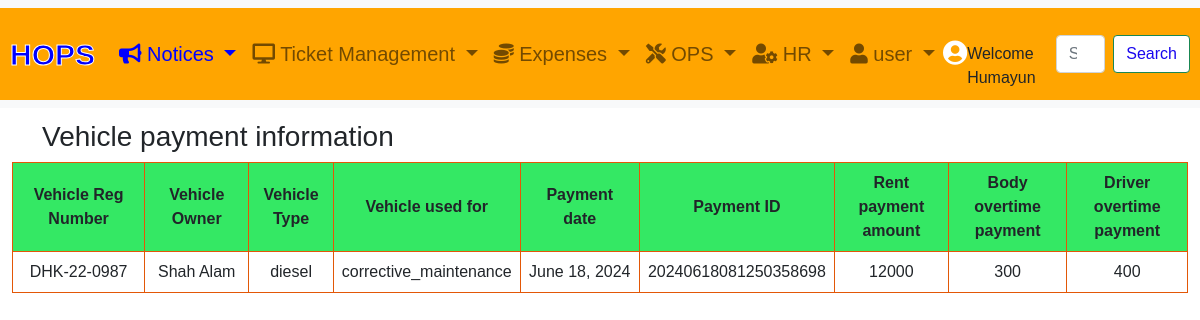
Page /vehicle/view_vehicle_payment/ (signed in) on the earlier database version.
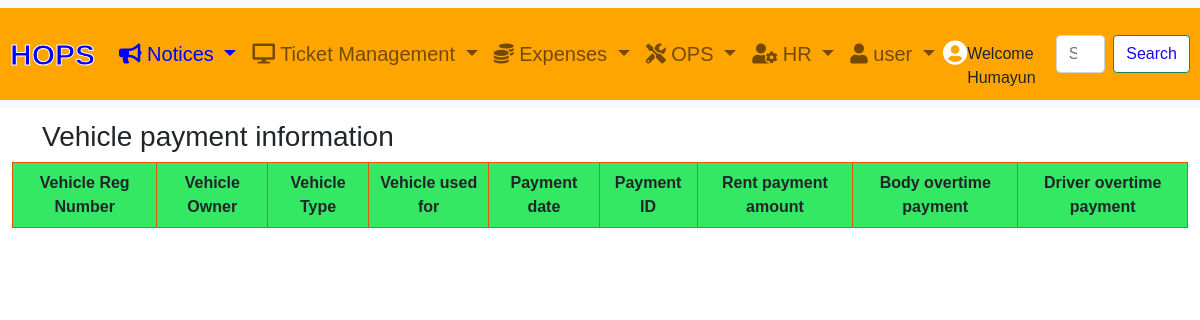
Same page on the later database version.
### vehicle/models.py (models this page shows, shortened)
class VehicleRentalCost(models.Model):
    region = models.CharField(max_length=100,choices=REGION_CHOICES,null=True,blank=True)
    zone = models.CharField(max_length=100,choices=ZONE_CHOICES,null=True,blank=True)
    mp = models.CharField(max_length=100,choices=MP_CHOICES,null=True,blank=True)
    vehicle_rent_paid_id = models.CharField(max_length=50, default='None')
    vehicle_rent_paid = models.CharField(max_length=50, default='None')
    vehicle_body_overtime_paid = models.CharField(max_length=50, default='None')
    vehicle_driver_overtime_paid = models.CharField(max_length=50, default='None')
    vehicle = models.ForeignKey(AddVehicleInfo, related_name='vehiclerent_info', on_delete=models.CASCADE)
    comments = models.TextField(max_length=50, default='None')
    created_at = models.DateField(default=timezone.now)

class AddVehicleInfo(models.Model):
    region = models.CharField(max_length=100,choices=REGION_CHOICES,null=True,blank=True)
    zone = models.CharField(max_length=100,choices=ZONE_CHOICES,null=True,blank=True)
    mp = models.CharField(max_length=100,choices=MP_CHOICES,null=True,blank=True)
    vehicle_id = models.CharField(max_length=50, default='None')
    vehicle_add_requester = models.ForeignKey(Customer, related_name='vehicle_add_user', on_delete=models.CASCADE)
    vehicle_owner_name= models.CharField(max_length=50, default='None')
    vehilce_owner_mobile_number = models.CharField(max_length=50, default='None')
    vehicle_owner_address = models.TextField(default='None')
    vehicle_owner_company_name = models.CharField(max_length=50, default='None')
    vehicle_reg_number = models.CharField(max_length=50, default='None')
    vehicle_kilometer_commit_per_liter = models.DecimalField(max_digits=10, decimal_places=2,null=True, blank=True)
    vehicle_money_commit_per_kilometer = models.DecimalField(max_digits=10, decimal_places=2,null=True, blank=True)
    vehicle_body_overtime_rate = models.DecimalField(max_digits=10, decimal_places=2,null=True, blank=True)
    vehicle_driver_overtime_rate = models.DecimalField(max_digits=10, decimal_places=2,null=True, blank=True)
    vehicle_joining_date = models.DateField(default=timezone.now)
    vehicle_cancel_date = models.DateField(null=True, blank=True, default=None)
    vehicle_supporting_documents = models.FileField(upload_to='vehicle_supporting_documents/', null=True, blank=True)
    vehicle_fuel_type_choices=[
        ('diesel','diesel'),
        ('octane', 'octane'),
        ('cng','cng'),
        ('taka','taka'),
    ]
    vehicle_fuel_type = models.CharField(max_length=50, choices=vehicle_fuel_type_choices, default='None')
    vehicle_fuel_unit_price = models.DecimalField(max_digits=10, decimal_places=2,null=True, blank=True)
    vehicle_brand_choices=[
        ('toyota_pickup_single','toyota_pickup_single'),
        ('nissan_pickup_single', 'nissan_pickup_single'),
        ('tata_pickup_single','tata_pickup_single'),
        ('toyota_pickup_double','toyota_pickup_double'),
        ('nissan_pickup_double', 'nissan_pickup_double'),
        ('tata_pickup_double','tata_pickup_double'),
        ('toyota_private_car','toyota_private_car'),
        ('toyota_microbus','toyota_microbus'),
        ('others','others')
    ]
    vehicle_brand_name = models.CharField(max_length=50, choices= vehicle_brand_choices,default='None')
    rental_category_choices =[
        ('monthly','monthly'),
        ('daily','daily')
    ]
    vehicle_rental_category = models.CharField(max_length=50, choices=rental_category_choices, default='None')
    vehicle_rental_type_choices=[
        ('permanent','permanent'),
        ('adhoc','adhoc')
    ]
    vehicle_rental_type = models.CharField(max_length=50, choices=vehicle_rental_type_choices,null=True,blank=True, default='None')
    vehicle_rent = models.DecimalField(max_digits=10, decimal_places=2,null=True, blank=True)
    vehicle_operational_mode_choices =[
        ('corrective_maintenance','corrective_maintenance'),
        ('preventive_maintenance','preventive_maintenance'),
        ('others','others')
        ]
    vehicle_operational_mode = models.CharField(max_length=50,choices=vehicle_operational_mode_choices, default='None')
    vehicle_status_choice =[
       ('active','active'),
       ('cancel','cancel')
    ]
    vehicle_status = models.CharField(max_length=50, choices=vehicle_status_choice,default='None')
    created_at = models.DateField(default=timezone.now)

### vehicle/views.py (the view)
# urls.py: path('view_vehicle_payment/', views.view_vehicle_payment, name='view_vehicle_payment'),
@login_required
def view_vehicle_payment(request):
    vehicle_payment_data = VehicleRentalCost.objects.all()
    return render(request, 'vehicle/view_vehicle_payment.html', {'vehicle_payment_data': vehicle_payment_data})

### account/context_processors.py (called while the page is built)
def user_info(request):
    user = request.user
    profile_picture_url = None
    if user.is_authenticated:
        profile_picture_url = user.profile_picture.url if user.profile_picture else None
    return {
        'user_info': user.name if user.is_authenticated else None,
        'profile_picture_url': profile_picture_url
    }

### templates/vehicle/view_vehicle_payment.html (shortened to what this page needs)
{% extends "base.html" %}
{% load static %}
{% block content %}
    <h3> Vehicle payment information</h3>
    <div class="container-fluid main-content  ">
        <div class="row">
            <div class="col-xl-12">
                <table>
                    <thead>
                        <tr>
                            <th class="text-center p-2">Vehicle Reg Number</th>
                            <th class="text-center p-2">Vehicle Owner</th>
                            <th class="text-center p-2">Vehicle Type</th>
                            <th class="text-center p-2">Vehicle used for</th>
                            <th class="text-center p-2">Payment date</th>
                            <th class="text-center p-2">Payment ID</th>
                            <th class="text-center p-2">Rent payment amount</th>
                            <th class="text-center p-2">Body overtime payment</th>
                            <th class="text-center p-2">Driver overtime payment </th>
                        </tr>
                    </thead>
                    {% for payment in vehicle_payment_data  %}
                    <tbody>
                        <tr>
                            <td class="text-center p-2" style="white-space: nowrap;">{{ payment.vehicle.vehicle_reg_number }}</td>
                            <td class="text-center p-2" style="white-space: nowrap;">{{ payment.vehicle.vehicle_owner_name}}</td>
                            <td class="text-center p-2" style="white-space: nowrap;">{{ payment.vehicle.vehicle_fuel_type }}</td>
                            <td class="text-center p-2" style="white-space: nowrap;">{{ payment.vehicle.vehicle_operational_mode}}</td>
                            <td class="text-center p-2" style="white-space: nowrap;">{{ payment.created_at}}</td>
                            <td class="text-center p-2" style="white-space: nowrap;">{{ payment.vehicle_rent_paid_id }}</td>
                            <td class="text-center p-2" style="white-space: nowrap;">{{ payment.vehicle_rent_paid }}</td>
                            <td class="text-center p-2" style="white-space: nowrap;">{{ payment.vehicle_body_overtime_paid  }}</td>
                            <td class="text-center p-2" style="white-space: nowrap;">{{ payment.vehicle_driver_overtime_paid}}</td>
                        </tr>
                    </tbody>
                    {% endfor %}
                </table>
            </div>
    <div class="col" style="height:1200px"></div>
{% endblock %}

Differences in the rows shown:
removed VehicleRentalCost: vehicle.vehicle_reg_number "DHK-22-0987", vehicle.vehicle_owner_name "Shah Alam", vehicle.vehicle_fuel_type "diesel", vehicle.vehicle_operational_mode "corrective_maintenance", created_at "June 18, 2024", vehicle_rent_paid_id "20240618081250358698", vehicle_rent_paid "12000", vehicle_body_overtime_paid "300", vehicle_driver_overtime_paid "400"
